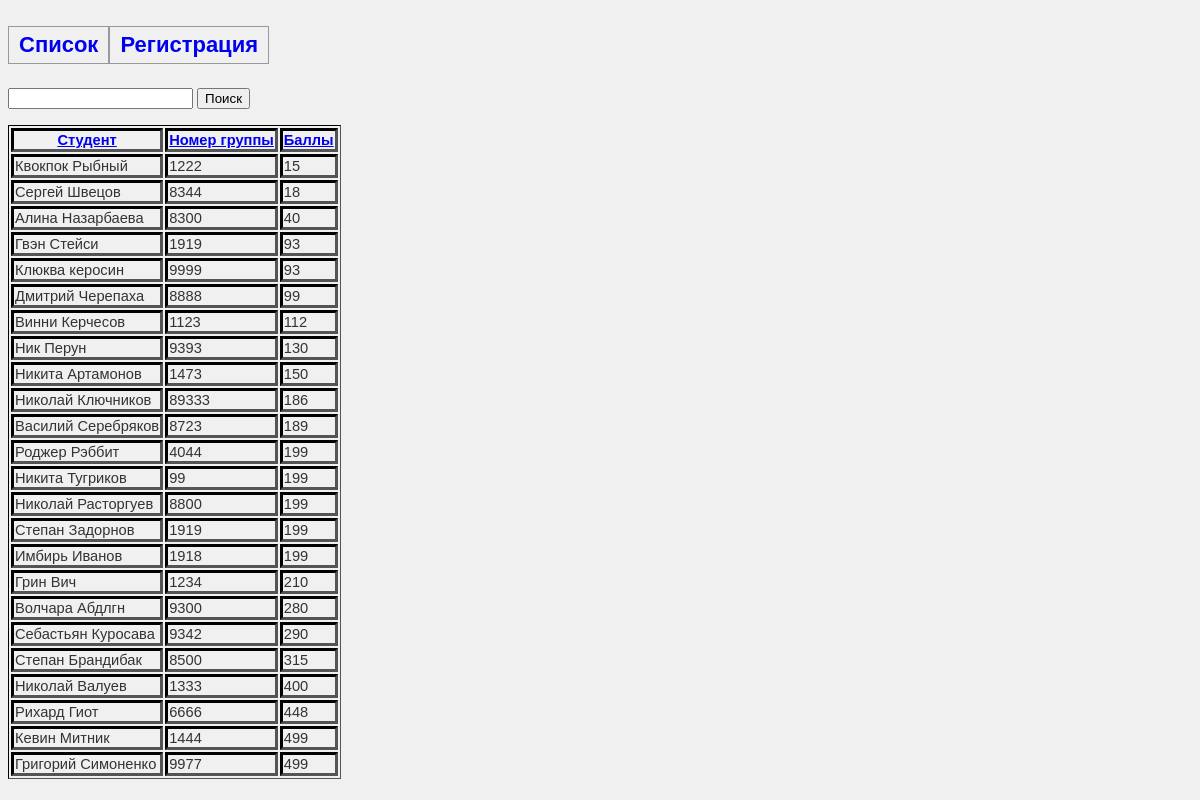
The page /index.php?order=points on the database its author committed.
### tables this page shows
CREATE TABLE `students` (
  `id` int(11) NOT NULL AUTO_INCREMENT,
  `name` varchar(20) DEFAULT NULL,
  `sname` varchar(20) DEFAULT NULL,
  `email` varchar(200) DEFAULT NULL,
  `birthdate` year(4) DEFAULT NULL,
  `points` int(11) DEFAULT NULL,
  `sex` enum('М','Ж') DEFAULT NULL,
  `groupindex` varchar(20) DEFAULT NULL,
  PRIMARY KEY (`id`)
);

### index.php (called while the page is built, shortened)
<?php
require_once "/lib/PDO.php";
require_once "/lib/DataMapper.php";
include "/templates/main.html";
?>

### lib/DataMapper.php (the view, shortened to what this page needs)
<?php
class StudentMapper{
	public $DBH;
	public function __construct($DBH){
		$this->DBH = $DBH;
	}
	public function showStudents($sort, $class){
	$STH  = $this->DBH->query("SELECT name, sname, groupindex, points FROM students ORDER BY $sort");
    $STH->setFetchMode(PDO::FETCH_CLASS, get_class($class));
while($obj = $STH->fetch()){
	echo "<tr><td>$obj->name $obj->sname</td><td>$obj->groupindex</td><td>$obj->points</td></tr>";
}
	}
}
?>

### style.css (style rules this page uses)
body { font-family:Arial, Verdana, sans-serif; font-size: 11pt; background-color: #f0f0f0; color: #333; }
h2 { float: left; border-bottom: 1px solid #999; border-top: 1px solid #999; border-left: 1px solid #999; border-right: 1px solid #999; padding-left: 10px; padding-right: 10px; padding-top: 5px; padding-bottom: 5px; }
a.navigation { text-decoration: none; }
table { border:1px inset black; }
th { border:3px inset black; }
td { border:3px inset black; }

### rows shown on the page
students: name "Квокпок", sname "Рыбный", groupindex "1222", points "15"
students: name "Сергей", sname "Швецов", groupindex "8344", points "18"
students: name "Алина", sname "Назарбаева", groupindex "8300", points "40"
students: name "Гвэн", sname "Стейси", groupindex "1919", points "93"
students: name "Клюква", sname "керосин", groupindex "9999", points "93"
students: name "Дмитрий", sname "Черепаха", groupindex "8888", points "99"
students: name "Винни", sname "Керчесов", groupindex "1123", points "112"
students: name "Ник", sname "Перун", groupindex "9393", points "130"
students: name "Никита", sname "Артамонов", groupindex "1473", points "150"
students: name "Николай", sname "Ключников", groupindex "89333", points "186"
students: name "Василий", sname "Серебряков", groupindex "8723", points "189"
students: name "Роджер", sname "Рэббит", groupindex "4044", points "199"
students: name "Никита", sname "Тугриков", groupindex "99", points "199"
students: name "Николай", sname "Расторгуев", groupindex "8800", points "199"
students: name "Степан", sname "Задорнов", groupindex "1919", points "199"
students: name "Имбирь", sname "Иванов", groupindex "1918", points "199"
students: name "Грин", sname "Вич", groupindex "1234", points "210"
students: name "Волчара", sname "Абдлгн", groupindex "9300", points "280"
students: name "Себастьян", sname "Куросава", groupindex "9342", points "290"
students: name "Степан", sname "Брандибак", groupindex "8500", points "315"
students: name "Николай", sname "Валуев", groupindex "1333", points "400"
students: name "Рихард", sname "Гиот", groupindex "6666", points "448"
students: name "Кевин", sname "Митник", groupindex "1444", points "499"
students: name "Григорий", sname "Симоненко", groupindex "9977", points "499"
